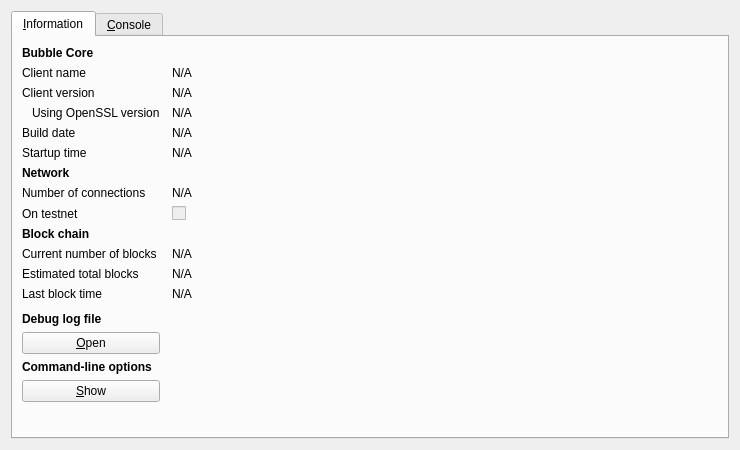
<?xml version="1.0" encoding="UTF-8"?>
<ui version="4.0">
 <class>RPCConsole</class>
 <widget class="QDialog" name="RPCConsole">
  <property name="geometry">
   <rect>
    <x>0</x>
    <y>0</y>
    <width>740</width>
    <height>450</height>
   </rect>
  </property>
  <property name="windowTitle">
   <string>Bubble - Debug window</string>
  </property>
  <layout class="QVBoxLayout" name="verticalLayout_2">
   <item>
    <widget class="QTabWidget" name="tabWidget">
     <property name="currentIndex">
      <number>0</number>
     </property>
     <widget class="QWidget" name="tab_info">
      <attribute name="title">
       <string>&amp;Information</string>
      </attribute>
      <layout class="QGridLayout" name="gridLayout" columnstretch="0,1">
       <property name="horizontalSpacing">
        <number>12</number>
       </property>
       <item row="0" column="0">
        <widget class="QLabel" name="label_9">
         <property name="font">
          <font>
           <weight>75</weight>
           <bold>true</bold>
          </font>
         </property>
         <property name="text">
          <string>Bubble Core</string>
         </property>
        </widget>
       </item>
       <item row="1" column="0">
        <widget class="QLabel" name="label_5">
         <property name="text">
          <string>Client name</string>
         </property>
        </widget>
       </item>
       <item row="1" column="1">
        <widget class="QLabel" name="clientName">
         <property name="cursor">
          <cursorShape>IBeamCursor</cursorShape>
         </property>
         <property name="text">
          <string>N/A</string>
         </property>
         <property name="textFormat">
          <enum>Qt::PlainText</enum>
         </property>
         <property name="textInteractionFlags">
          <set>Qt::LinksAccessibleByMouse|Qt::TextSelectableByKeyboard|Qt::TextSelectableByMouse</set>
         </property>
        </widget>
       </item>
       <item row="2" column="0">
        <widget class="QLabel" name="label_6">
         <property name="text">
          <string>Client version</string>
         </property>
        </widget>
       </item>
       <item row="2" column="1">
        <widget class="QLabel" name="clientVersion">
         <property name="cursor">
          <cursorShape>IBeamCursor</cursorShape>
         </property>
         <property name="text">
          <string>N/A</string>
         </property>
         <property name="textFormat">
          <enum>Qt::PlainText</enum>
         </property>
         <property name="textInteractionFlags">
          <set>Qt::LinksAccessibleByMouse|Qt::TextSelectableByKeyboard|Qt::TextSelectableByMouse</set>
         </property>
        </widget>
       </item>
       <item row="3" column="0">
        <widget class="QLabel" name="label_14">
         <property name="text">
          <string>Using OpenSSL version</string>
         </property>
         <property name="indent">
          <number>10</number>
         </property>
        </widget>
       </item>
       <item row="3" column="1">
        <widget class="QLabel" name="openSSLVersion">
         <property name="cursor">
          <cursorShape>IBeamCursor</cursorShape>
         </property>
         <property name="text">
          <string>N/A</string>
         </property>
         <property name="textFormat">
          <enum>Qt::PlainText</enum>
         </property>
         <property name="textInteractionFlags">
          <set>Qt::LinksAccessibleByMouse|Qt::TextSelectableByKeyboard|Qt::TextSelectableByMouse</set>
         </property>
        </widget>
       </item>
       <item row="4" column="0">
        <widget class="QLabel" name="label_12">
         <property name="text">
          <string>Build date</string>
         </property>
        </widget>
       </item>
       <item row="4" column="1">
        <widget class="QLabel" name="buildDate">
         <property name="cursor">
          <cursorShape>IBeamCursor</cursorShape>
         </property>
         <property name="text">
          <string>N/A</string>
         </property>
         <property name="textFormat">
          <enum>Qt::PlainText</enum>
         </property>
         <property name="textInteractionFlags">
          <set>Qt::LinksAccessibleByMouse|Qt::TextSelectableByKeyboard|Qt::TextSelectableByMouse</set>
         </property>
        </widget>
       </item>
       <item row="5" column="0">
        <widget class="QLabel" name="label_13">
         <property name="text">
          <string>Startup time</string>
         </property>
        </widget>
       </item>
       <item row="5" column="1">
        <widget class="QLabel" name="startupTime">
         <property name="cursor">
          <cursorShape>IBeamCursor</cursorShape>
         </property>
         <property name="text">
          <string>N/A</string>
         </property>
         <property name="textFormat">
          <enum>Qt::PlainText</enum>
         </property>
         <property name="textInteractionFlags">
          <set>Qt::LinksAccessibleByMouse|Qt::TextSelectableByKeyboard|Qt::TextSelectableByMouse</set>
         </property>
        </widget>
       </item>
       <item row="6" column="0">
        <widget class="QLabel" name="label_11">
         <property name="font">
          <font>
           <weight>75</weight>
           <bold>true</bold>
          </font>
         </property>
         <property name="text">
          <string>Network</string>
         </property>
        </widget>
       </item>
       <item row="7" column="0">
        <widget class="QLabel" name="label_7">
         <property name="text">
          <string>Number of connections</string>
         </property>
        </widget>
       </item>
       <item row="7" column="1">
        <widget class="QLabel" name="numberOfConnections">
         <property name="cursor">
          <cursorShape>IBeamCursor</cursorShape>
         </property>
         <property name="text">
          <string>N/A</string>
         </property>
         <property name="textFormat">
          <enum>Qt::PlainText</enum>
         </property>
         <property name="textInteractionFlags">
          <set>Qt::LinksAccessibleByMouse|Qt::TextSelectableByKeyboard|Qt::TextSelectableByMouse</set>
         </property>
        </widget>
       </item>
       <item row="8" column="0">
        <widget class="QLabel" name="label_8">
         <property name="text">
          <string>On testnet</string>
         </property>
        </widget>
       </item>
       <item row="8" column="1">
        <widget class="QCheckBox" name="isTestNet">
         <property name="enabled">
          <bool>false</bool>
         </property>
         <property name="text">
          <string/>
         </property>
        </widget>
       </item>
       <item row="9" column="0">
        <widget class="QLabel" name="label_10">
         <property name="font">
          <font>
           <weight>75</weight>
           <bold>true</bold>
          </font>
         </property>
         <property name="text">
          <string>Block chain</string>
         </property>
        </widget>
       </item>
       <item row="10" column="0">
        <widget class="QLabel" name="label_3">
         <property name="text">
          <string>Current number of blocks</string>
         </property>
        </widget>
       </item>
       <item row="10" column="1">
        <widget class="QLabel" name="numberOfBlocks">
         <property name="cursor">
          <cursorShape>IBeamCursor</cursorShape>
         </property>
         <property name="text">
          <string>N/A</string>
         </property>
         <property name="textFormat">
          <enum>Qt::PlainText</enum>
         </property>
         <property name="textInteractionFlags">
          <set>Qt::LinksAccessibleByMouse|Qt::TextSelectableByKeyboard|Qt::TextSelectableByMouse</set>
         </property>
        </widget>
       </item>
       <item row="11" column="0">
        <widget class="QLabel" name="label_4">
         <property name="text">
          <string>Estimated total blocks</string>
         </property>
        </widget>
       </item>
       <item row="11" column="1">
        <widget class="QLabel" name="totalBlocks">
         <property name="cursor">
          <cursorShape>IBeamCursor</cursorShape>
         </property>
         <property name="text">
          <string>N/A</string>
         </property>
         <property name="textFormat">
          <enum>Qt::PlainText</enum>
         </property>
         <property name="textInteractionFlags">
          <set>Qt::LinksAccessibleByMouse|Qt::TextSelectableByKeyboard|Qt::TextSelectableByMouse</set>
         </property>
        </widget>
       </item>
       <item row="12" column="0">
        <widget class="QLabel" name="label_2">
         <property name="text">
          <string>Last block time</string>
         </property>
        </widget>
       </item>
       <item row="12" column="1">
        <widget class="QLabel" name="lastBlockTime">
         <property name="cursor">
          <cursorShape>IBeamCursor</cursorShape>
         </property>
         <property name="text">
          <string>N/A</string>
         </property>
         <property name="textFormat">
          <enum>Qt::PlainText</enum>
         </property>
         <property name="textInteractionFlags">
          <set>Qt::LinksAccessibleByMouse|Qt::TextSelectableByKeyboard|Qt::TextSelectableByMouse</set>
         </property>
        </widget>
       </item>
       <item row="13" column="0">
        <spacer name="verticalSpacer_2">
         <property name="orientation">
          <enum>Qt::Vertical</enum>
         </property>
         <property name="sizeHint" stdset="0">
          <size>
           <width>20</width>
           <height>20</height>
          </size>
         </property>
        </spacer>
       </item>
       <item row="14" column="0">
        <widget class="QLabel" name="labelDebugLogfile">
         <property name="font">
          <font>
           <weight>75</weight>
           <bold>true</bold>
          </font>
         </property>
         <property name="text">
          <string>Debug log file</string>
         </property>
        </widget>
       </item>
       <item row="15" column="0">
        <widget class="QPushButton" name="openDebugLogfileButton">
         <property name="toolTip">
          <string>Open the Bubble debug log file from the current data directory. This can take a few seconds for large log files.</string>
         </property>
         <property name="text">
          <string>&amp;Open</string>
         </property>
         <property name="autoDefault">
          <bool>false</bool>
         </property>
        </widget>
       </item>
       <item row="16" column="0">
        <widget class="QLabel" name="labelCLOptions">
         <property name="font">
          <font>
           <weight>75</weight>
           <bold>true</bold>
          </font>
         </property>
         <property name="text">
          <string>Command-line options</string>
         </property>
        </widget>
       </item>
       <item row="17" column="0">
        <widget class="QPushButton" name="showCLOptionsButton">
         <property name="toolTip">
          <string>Show the Bubble-Qt help message to get a list with possible Bubble command-line options.</string>
         </property>
         <property name="text">
          <string>&amp;Show</string>
         </property>
         <property name="autoDefault">
          <bool>false</bool>
         </property>
        </widget>
       </item>
       <item row="18" column="0">
        <spacer name="verticalSpacer">
         <property name="orientation">
          <enum>Qt::Vertical</enum>
         </property>
         <property name="sizeHint" stdset="0">
          <size>
           <width>20</width>
           <height>40</height>
          </size>
         </property>
        </spacer>
       </item>
      </layout>
     </widget>
     <widget class="QWidget" name="tab_console">
      <attribute name="title">
       <string>&amp;Console</string>
      </attribute>
      <layout class="QVBoxLayout" name="verticalLayout_3">
       <property name="spacing">
        <number>3</number>
       </property>
       <item>
        <widget class="QTextEdit" name="messagesWidget">
         <property name="minimumSize">
          <size>
           <width>0</width>
           <height>100</height>
          </size>
         </property>
         <property name="readOnly">
          <bool>true</bool>
         </property>
         <property name="tabKeyNavigation" stdset="0">
          <bool>false</bool>
         </property>
         <property name="columnCount" stdset="0">
          <number>2</number>
         </property>
        </widget>
       </item>
       <item>
        <layout class="QHBoxLayout" name="horizontalLayout">
         <property name="spacing">
          <number>3</number>
         </property>
         <item>
          <widget class="QLabel" name="label">
           <property name="text">
            <string notr="true">&gt;</string>
           </property>
          </widget>
         </item>
         <item>
          <widget class="QLineEdit" name="lineEdit"/>
         </item>
         <item>
          <widget class="QPushButton" name="clearButton">
           <property name="maximumSize">
            <size>
             <width>24</width>
             <height>24</height>
            </size>
           </property>
           <property name="toolTip">
            <string>Clear console</string>
           </property>
           <property name="text">
            <string/>
           </property>
           <property name="icon">
            <iconset resource="../bitcoin.qrc">
             <normaloff>:/icons/remove</normaloff>:/icons/remove</iconset>
           </property>
           <property name="shortcut">
            <string notr="true">Ctrl+L</string>
           </property>
           <property name="autoDefault">
            <bool>false</bool>
           </property>
          </widget>
         </item>
        </layout>
       </item>
      </layout>
     </widget>
    </widget>
   </item>
  </layout>
 </widget>
 <resources>
  <include location="../bitcoin.qrc"/>
 </resources>
 <connections/>
</ui>
